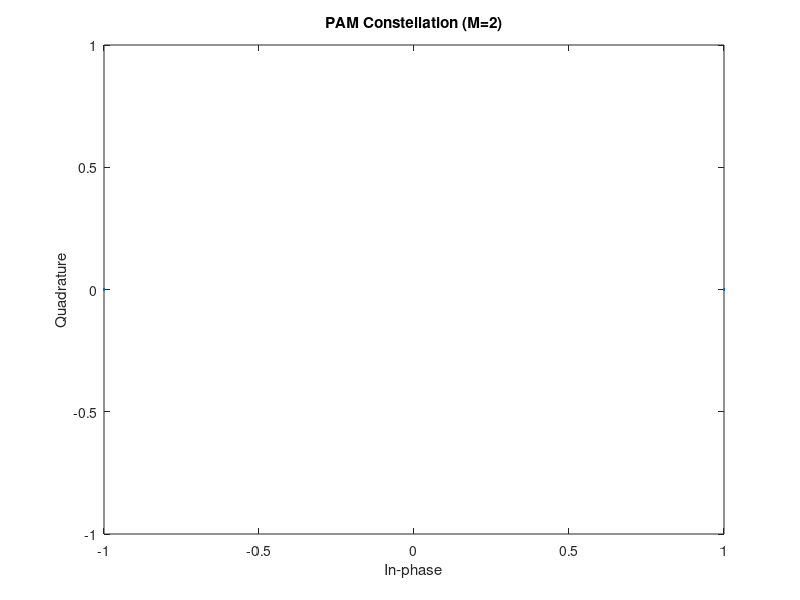
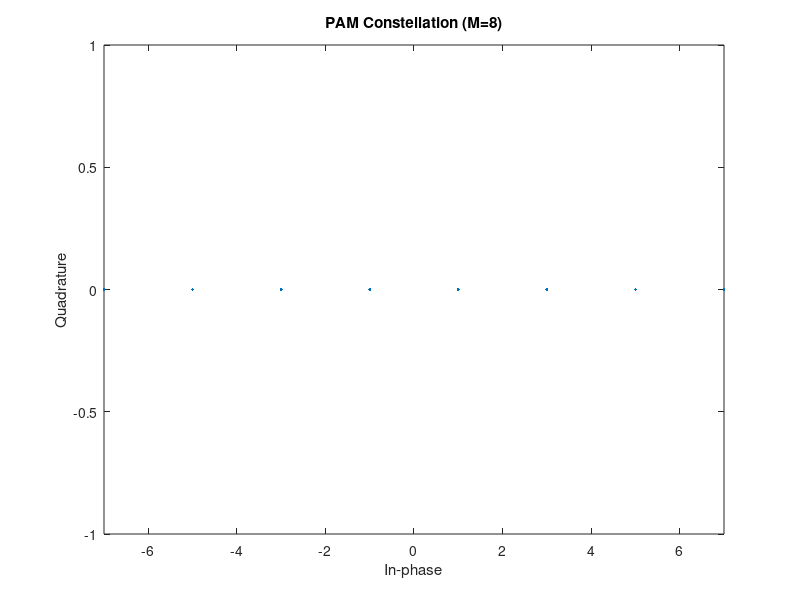

These figures' MATLAB source, in order: (Note: this script raises an error after producing the figures.)
%%Digital Modulation & Demodulation
%% Hendrick Ambroise

%Create 10,000 input data with a random distribution
k = 1;
M = 2^k;
N = [10000, 1];
i_data = randi(0:M-1,N);
%Modulate and demodulate 
tx_sig = pammod(i_data, M);
o_data = pamdemod(tx_sig, M);
errors = sum(i_data ~= o_data);
fprintf('Number of errors with PAM (M=2): %i\n', errors);
%Plot constellation
figure;
scatterplot(tx_sig);
title("PAM Constellation (M=2)")
saveas(gcf, 'pamconstellationmm2.fig');
%% Repeat with k=3 and M=8
k = 3;
M = 8;
N = [10000*k 1];
i_data = randi([0 M-1], N);
%Modulate and demodulate 
tx_sig = pammod(i_data, M);
o_data = pamdemod(tx_sig, M);
errors = sum(i_data ~= o_data);
fprintf('Number of errors with PAM (M=8): %i\n', errors);
%Plot constellation
figure;
scatterplot(tx_sig);
title("PAM Constellation (M=8)")
saveas(gcf, 'pamconstellationm8.fig');
%% Repeat it for QAM
k = 3;
M = 8;
N = [10000*k 1];
i_data = randi([0 1], N);
%Modulate and demodulate 
tx_sig = qammod(i_data, M, InputType="bit", UnitAveragePower=true,PlotConstellation=true);
o_data = qamdemod(tx_sig, M);
fprintf('Number of errors with QAM (M=8): %i\n', errors);
%Plot constellation
figure;
scatterplot(tx_sig);
title("QAM Constellation (M=8)")
saveas(gcf, 'qamconstellationm8.fig');
%% Repeat it for 64-QAM
k = 3;
M = 64;
N = [10000*k 1];
i_data = randi([0 1], N);
%Modulate and demodulate 
tx_sig = qammod(i_data, M, InputType="bit", UnitAveragePower=true, PlotConstellation=true);
o_data = qamdemod(tx_sig, M);
fprintf('Number of errors with QAM (M=64): %i\n', errors);
%Plot constellation
figure;
scatterplot(tx_sig);
title("QAM Constellation (M=64)")
saveas(gcf, 'qamconstellationm64.fig');
%% Repeat it for 8-PSK
k = 3;
M = 8;
N = [10000*k 1];
i_data = randi([0 M-1], N);
%Modulate and demodulate 
tx_sig = pskmod(i_data, M);
o_data = pskdemod(tx_sig, M);
errors = sum(i_data ~= o_data);
fprintf('Number of errors with PSK (M=8): %i\n', errors);
%Plot constellation
figure;
scatterplot(tx_sig);
title("8-PSK Constellation (M=8)")
saveas(gcf, '8pskconstellationm8.fig');
%% Modulate 64-QAM with gray coding, demodulate with binary coding
tx_sig = qammod(i_data, M, "gray");
o_data = qamdemod(tx_sig, M);
errors = sum(i_data ~= o_data);
fprintf('Number of errors with 64-QAM (Gray mod, Binary demod): %i\n', errors);
%Demodulate with Gray coding
o_data_gray = qamdemod(tx_sig, M, "gray");
errors_gray = sum(i_data ~= o_data);
fprintf('Number of errors with 64-QAM (Gray demod): %i\n', errors_gray);
%% Add AWGN with SNR=20 dB for 64-QAM and 8-PSK
SNR = 20;
rx_sig = awgn(tx_sig, SNR);
o_data = qamdemod(rx_sig, M);
errors = sum(i_data ~= o_data);
fprintf('Number of errors with 64-QAM and SNR=20 dB: %i\n', errors);
figure;
scatterplot(rx_sig);
title("Received Constellation (64-QAM, SNR=20 dB)")
saveas(gcf, 'qampskreceivedconstellation20db.fig');
%% Repeat it for SNR=12dB
SNR = 12;
rx_sig = awgn(tx_sig, SNR);
o_data = qamdemod(rx_sig, M);
errors = sum(i_data ~= o_data);
fprintf('Number of errors with 64-QAM and SNR=12 dB: %i\n', errors);
figure;
scatterplot(rx_sig);
title("Received Constellation (64-QAM, SNR=12 dB)")
saveas(gcf, 'qampskreceivedconstellation12db.fig');
%% Create 8-PSK waveform and add AWGN as an impairment at 12 dB SNR
tx_sig = pskmod(i_data, M);
rx_sig = awgn(tx_sig, SNR);
figure;
scatterplot(rx_sig);
title("Received Constellation (8-PSK, SNR=12 dB)")
saveas(gcf, 'psksnrreceivedconstellation12db.fig');